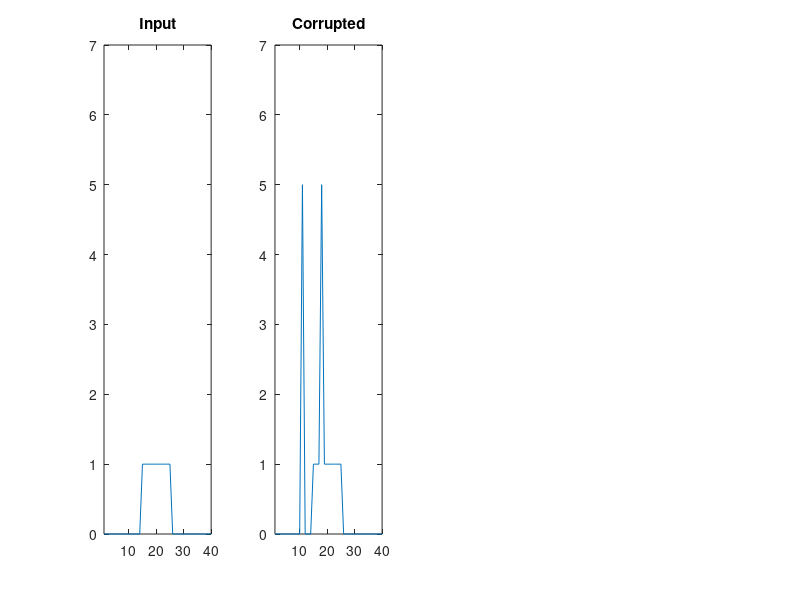

The MATLAB source for this figure: (Note: this script raises an error after producing the figure.)
x = [zeros(1,14) , ones(1,11), zeros(1,15)];
xc = x; xc(11) = 5; xc(18) = 5;
figure;
subplot(1,4,1); plot(x), axis([1,40,0,7]); title('Input');
subplot(1,4,2); plot(xc), axis([1,40,0,7]); title('Corrupted');
g = gauss(1);
x_g = conv(xc,g,'same');
x_m = simple_median(xc,5);
subplot(1,4,3); plot(x_g), axis([1,40,0,7]); title('Gauss');
subplot(1,4,4); plot(x_m), axis([1,40,0,7]); title('Median');